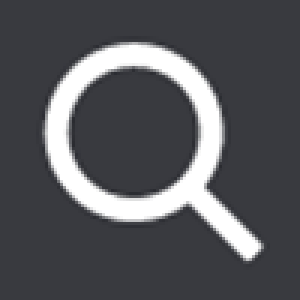
#> input picture template/1080/chazhao.png, 100 x 100 px (shown 3 times larger); its folder holds 4 pictures in this run
$ python scale.py
#> lines starting #> are read from the running program, lines starting #| are printed output that depends on the picture
#coding： utf-8
import os
from PIL import Image

#源目录
myPath = '1080/'
#输出目录
outPath = '../720/'

def processImage(filesource, destsource, name, imgtype):
    '''''
    filesource是存放待转换图片的目录
    destsource是存放转换后图片的目录
    name是文件名
    imgtype是文件类型
    '''
#> called with filesource = '1080/', destsource = '../720/', name = 'chazhao.png', imgtype = '.png'
    imgtype = 'jpeg' if imgtype == '.jpg' else 'png'
    #打开图片
    im = Image.open(name)
#> im is the input picture: PIL image 100x100 RGBA; mean R, G, B, A 85.8, 86.6, 90.9, 255
    #缩放比例
    # print(im.size[0])
    # rate = max(im.size[0]/640.0 if im.size[0] > 640 else 0, im.size[1]/1136.0 if im.size[1] > 1136 else 0)
    # if rate:
    im.thumbnail((im.size[0]*3/4,im.size[1]*3/4))
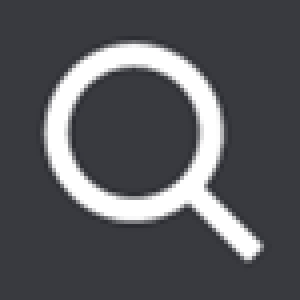
#> im: PIL image 75x75 RGBA (shown 4 times larger); mean R, G, B, A 85.7, 86.5, 90.8, 255
#> pass 3 of the loop in run, `for i in os.listdir(os.getcwd()):`:
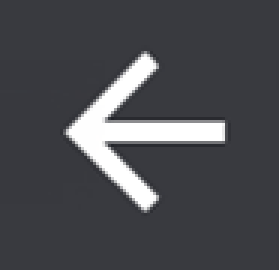
#> input picture template/1080/fanhui.png, 93 x 90 px (shown 3 times larger)
#> in processImage, im is the input picture: PIL image 93x90 RGBA; mean R, G, B, A 74.3, 75.2, 79.7, 255
#> in processImage (call 3), `im.thumbnail((im.size[0]*3/4,im.size[1]*3/4))`:
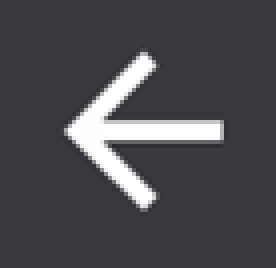
#> im: PIL image 69x67 RGBA (shown 4 times larger); mean R, G, B, A 74.2, 75.1, 79.6, 255
#> the loop made 4 passes; the first 3 are shown
    im.save(destsource + name, imgtype)

def run():
    #切换到源目录，遍历目录下所有图片
    os.chdir(myPath)
    for i in os.listdir(os.getcwd()):
        #检查后缀
        postfix = os.path.splitext(i)[1]
        print(postfix,i)
        if postfix == '.jpg' or postfix == '.png':
            processImage(myPath, outPath, i, postfix)

if __name__ == '__main__':
    run()
